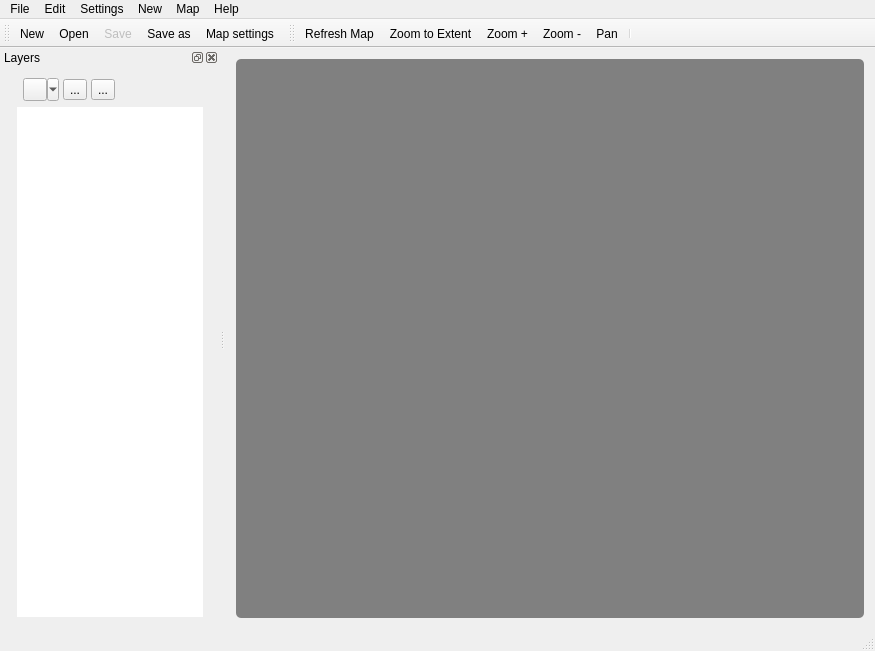
<?xml version="1.0" encoding="UTF-8"?>
<ui version="4.0">
 <class>MainWindow</class>
 <widget class="QMainWindow" name="MainWindow">
  <property name="enabled">
   <bool>true</bool>
  </property>
  <property name="geometry">
   <rect>
    <x>0</x>
    <y>0</y>
    <width>875</width>
    <height>651</height>
   </rect>
  </property>
  <property name="sizePolicy">
   <sizepolicy hsizetype="Expanding" vsizetype="Expanding">
    <horstretch>0</horstretch>
    <verstretch>0</verstretch>
   </sizepolicy>
  </property>
  <property name="minimumSize">
   <size>
    <width>500</width>
    <height>500</height>
   </size>
  </property>
  <property name="focusPolicy">
   <enum>Qt::StrongFocus</enum>
  </property>
  <property name="windowTitle">
   <string>Mapfile Editor</string>
  </property>
  <property name="autoFillBackground">
   <bool>true</bool>
  </property>
  <property name="styleSheet">
   <string notr="true">QTabBar::tab {
    border: 1px solid #C2C7CB;
/*    border-bottom: 0px;*/
    border-bottom-color: #C2C7CB;/* same as the pane color */
    border-top-left-radius: 4px;
    border-top-right-radius: 4px;
    min-width: 8ex;
    padding: 3px;
}</string>
  </property>
  <property name="iconSize">
   <size>
    <width>20</width>
    <height>20</height>
   </size>
  </property>
  <property name="documentMode">
   <bool>false</bool>
  </property>
  <property name="dockNestingEnabled">
   <bool>true</bool>
  </property>
  <property name="unifiedTitleAndToolBarOnMac">
   <bool>false</bool>
  </property>
  <widget class="QWidget" name="centralwidget">
   <layout class="QGridLayout" name="gridLayout_3">
    <item row="0" column="0">
     <layout class="QVBoxLayout" name="MainLocation">
      <property name="sizeConstraint">
       <enum>QLayout::SetMaximumSize</enum>
      </property>
      <item>
       <widget class="QGraphicsView" name="mf_preview">
        <property name="enabled">
         <bool>true</bool>
        </property>
        <property name="sizePolicy">
         <sizepolicy hsizetype="Expanding" vsizetype="Expanding">
          <horstretch>0</horstretch>
          <verstretch>0</verstretch>
         </sizepolicy>
        </property>
        <property name="minimumSize">
         <size>
          <width>500</width>
          <height>400</height>
         </size>
        </property>
        <property name="maximumSize">
         <size>
          <width>16777215</width>
          <height>16777215</height>
         </size>
        </property>
        <property name="baseSize">
         <size>
          <width>500</width>
          <height>500</height>
         </size>
        </property>
        <property name="focusPolicy">
         <enum>Qt::NoFocus</enum>
        </property>
        <property name="styleSheet">
         <string notr="true">#mf_preview {
  border-radius: 5px;
  background-color: grey;
}</string>
        </property>
        <property name="verticalScrollBarPolicy">
         <enum>Qt::ScrollBarAlwaysOff</enum>
        </property>
        <property name="horizontalScrollBarPolicy">
         <enum>Qt::ScrollBarAlwaysOff</enum>
        </property>
        <property name="sizeAdjustPolicy">
         <enum>QAbstractScrollArea::AdjustIgnored</enum>
        </property>
       </widget>
      </item>
     </layout>
    </item>
   </layout>
  </widget>
  <widget class="QMenuBar" name="menubar">
   <property name="geometry">
    <rect>
     <x>0</x>
     <y>0</y>
     <width>875</width>
     <height>20</height>
    </rect>
   </property>
   <property name="focusPolicy">
    <enum>Qt::StrongFocus</enum>
   </property>
   <property name="defaultUp">
    <bool>false</bool>
   </property>
   <property name="nativeMenuBar">
    <bool>false</bool>
   </property>
   <widget class="QMenu" name="menuFile">
    <property name="focusPolicy">
     <enum>Qt::TabFocus</enum>
    </property>
    <property name="tearOffEnabled">
     <bool>false</bool>
    </property>
    <property name="title">
     <string>File</string>
    </property>
    <addaction name="actionNew"/>
    <addaction name="actionOpen"/>
    <addaction name="actionOpen_Recent_mapfile"/>
    <addaction name="actionSaveAs"/>
    <addaction name="actionSave"/>
    <addaction name="actionImport"/>
    <addaction name="separator"/>
    <addaction name="actionExit"/>
   </widget>
   <widget class="QMenu" name="menuHelp">
    <property name="title">
     <string>Help</string>
    </property>
    <addaction name="actionHelp"/>
    <addaction name="actionAbout"/>
   </widget>
   <widget class="QMenu" name="menuNew">
    <property name="title">
     <string>New</string>
    </property>
    <widget class="QMenu" name="menuLayer_object">
     <property name="title">
      <string>Layer object</string>
     </property>
     <addaction name="actionVector"/>
     <addaction name="actionRaster"/>
     <addaction name="actionDiagram"/>
     <addaction name="actionFeature"/>
     <addaction name="actionGrid"/>
    </widget>
    <addaction name="menuLayer_object"/>
   </widget>
   <widget class="QMenu" name="menuSetting">
    <property name="title">
     <string>Settings</string>
    </property>
    <addaction name="actionOptions"/>
    <addaction name="separator"/>
    <addaction name="actionMapSetting"/>
    <addaction name="actionSymbol"/>
    <addaction name="actionFont"/>
   </widget>
   <widget class="QMenu" name="menuMap">
    <property name="title">
     <string>Map</string>
    </property>
    <addaction name="actionRefresh"/>
    <addaction name="actionZoom_to_Extent"/>
    <addaction name="actionZoom"/>
    <addaction name="actionZoom_2"/>
    <addaction name="actionPan"/>
   </widget>
   <widget class="QMenu" name="menuEdit">
    <property name="title">
     <string>Edit</string>
    </property>
    <addaction name="actionUndo"/>
    <addaction name="actionRedo"/>
    <addaction name="actionShowUndoStack"/>
   </widget>
   <addaction name="menuFile"/>
   <addaction name="menuEdit"/>
   <addaction name="menuSetting"/>
   <addaction name="menuNew"/>
   <addaction name="menuMap"/>
   <addaction name="menuHelp"/>
  </widget>
  <widget class="QStatusBar" name="statusbar"/>
  <widget class="QToolBar" name="fileToolBar">
   <property name="enabled">
    <bool>true</bool>
   </property>
   <property name="sizePolicy">
    <sizepolicy hsizetype="MinimumExpanding" vsizetype="Fixed">
     <horstretch>0</horstretch>
     <verstretch>0</verstretch>
    </sizepolicy>
   </property>
   <property name="minimumSize">
    <size>
     <width>0</width>
     <height>0</height>
    </size>
   </property>
   <property name="maximumSize">
    <size>
     <width>16777215</width>
     <height>30</height>
    </size>
   </property>
   <property name="sizeIncrement">
    <size>
     <width>25</width>
     <height>40</height>
    </size>
   </property>
   <property name="baseSize">
    <size>
     <width>25</width>
     <height>40</height>
    </size>
   </property>
   <property name="acceptDrops">
    <bool>true</bool>
   </property>
   <property name="windowTitle">
    <string>filetools</string>
   </property>
   <property name="allowedAreas">
    <set>Qt::AllToolBarAreas</set>
   </property>
   <property name="iconSize">
    <size>
     <width>20</width>
     <height>25</height>
    </size>
   </property>
   <property name="floatable">
    <bool>false</bool>
   </property>
   <attribute name="toolBarArea">
    <enum>TopToolBarArea</enum>
   </attribute>
   <attribute name="toolBarBreak">
    <bool>false</bool>
   </attribute>
   <addaction name="actionNew"/>
   <addaction name="actionOpen"/>
   <addaction name="actionSave"/>
   <addaction name="actionSaveAs"/>
   <addaction name="actionMapSetting"/>
  </widget>
  <widget class="QToolBar" name="mapToolBar">
   <property name="minimumSize">
    <size>
     <width>0</width>
     <height>0</height>
    </size>
   </property>
   <property name="maximumSize">
    <size>
     <width>16777215</width>
     <height>30</height>
    </size>
   </property>
   <property name="windowTitle">
    <string>toolBar</string>
   </property>
   <property name="iconSize">
    <size>
     <width>25</width>
     <height>25</height>
    </size>
   </property>
   <attribute name="toolBarArea">
    <enum>TopToolBarArea</enum>
   </attribute>
   <attribute name="toolBarBreak">
    <bool>false</bool>
   </attribute>
   <addaction name="actionRefresh"/>
   <addaction name="actionZoom_to_Extent"/>
   <addaction name="actionZoom"/>
   <addaction name="actionZoom_2"/>
   <addaction name="actionPan"/>
   <addaction name="separator"/>
  </widget>
  <widget class="QDockWidget" name="layersList">
   <property name="sizePolicy">
    <sizepolicy hsizetype="Expanding" vsizetype="Expanding">
     <horstretch>0</horstretch>
     <verstretch>0</verstretch>
    </sizepolicy>
   </property>
   <property name="minimumSize">
    <size>
     <width>219</width>
     <height>500</height>
    </size>
   </property>
   <property name="maximumSize">
    <size>
     <width>16777215</width>
     <height>16777215</height>
    </size>
   </property>
   <property name="baseSize">
    <size>
     <width>219</width>
     <height>500</height>
    </size>
   </property>
   <property name="styleSheet">
    <string notr="true">#layersList {
  width: 100%;
  height: 100%;
}</string>
   </property>
   <property name="floating">
    <bool>false</bool>
   </property>
   <property name="features">
    <set>QDockWidget::AllDockWidgetFeatures</set>
   </property>
   <property name="allowedAreas">
    <set>Qt::LeftDockWidgetArea|Qt::RightDockWidgetArea</set>
   </property>
   <property name="windowTitle">
    <string>Layers</string>
   </property>
   <attribute name="dockWidgetArea">
    <number>1</number>
   </attribute>
   <widget class="QWidget" name="dockWidgetContents">
    <property name="sizePolicy">
     <sizepolicy hsizetype="Expanding" vsizetype="Expanding">
      <horstretch>0</horstretch>
      <verstretch>0</verstretch>
     </sizepolicy>
    </property>
    <property name="minimumSize">
     <size>
      <width>200</width>
      <height>0</height>
     </size>
    </property>
    <property name="maximumSize">
     <size>
      <width>800</width>
      <height>16777215</height>
     </size>
    </property>
    <widget class="QWidget" name="verticalLayoutWidget">
     <property name="geometry">
      <rect>
       <x>6</x>
       <y>0</y>
       <width>197</width>
       <height>561</height>
      </rect>
     </property>
     <layout class="QVBoxLayout" name="verticalLayout" stretch="0,0">
      <property name="sizeConstraint">
       <enum>QLayout::SetMaximumSize</enum>
      </property>
      <item>
       <layout class="QHBoxLayout" name="layersToolbarLayout">
        <property name="spacing">
         <number>4</number>
        </property>
        <property name="leftMargin">
         <number>6</number>
        </property>
        <property name="rightMargin">
         <number>6</number>
        </property>
        <item>
         <widget class="QToolButton" name="mf_addlayer">
          <property name="minimumSize">
           <size>
            <width>0</width>
            <height>0</height>
           </size>
          </property>
          <property name="maximumSize">
           <size>
            <width>40</width>
            <height>16777215</height>
           </size>
          </property>
          <property name="text">
           <string/>
          </property>
          <property name="icon">
           <iconset resource="resources.qrc">
            <normaloff>:/ui/images/icons/document-new.png</normaloff>:/ui/images/icons/document-new.png</iconset>
          </property>
          <property name="popupMode">
           <enum>QToolButton::MenuButtonPopup</enum>
          </property>
          <property name="toolButtonStyle">
           <enum>Qt::ToolButtonIconOnly</enum>
          </property>
          <property name="autoRaise">
           <bool>false</bool>
          </property>
          <property name="arrowType">
           <enum>Qt::NoArrow</enum>
          </property>
         </widget>
        </item>
        <item>
         <widget class="QToolButton" name="mf_editLayer">
          <property name="text">
           <string>...</string>
          </property>
          <property name="icon">
           <iconset resource="resources.qrc">
            <normaloff>:/ui/images/icons/document-edit.png</normaloff>:/ui/images/icons/document-edit.png</iconset>
          </property>
         </widget>
        </item>
        <item>
         <widget class="QToolButton" name="mf_removelayer">
          <property name="text">
           <string>...</string>
          </property>
          <property name="icon">
           <iconset resource="resources.qrc">
            <normaloff>:/ui/images/icons/document-close.png</normaloff>:/ui/images/icons/document-close.png</iconset>
          </property>
         </widget>
        </item>
        <item>
         <spacer name="horizontalSpacer">
          <property name="orientation">
           <enum>Qt::Horizontal</enum>
          </property>
          <property name="sizeHint" stdset="0">
           <size>
            <width>40</width>
            <height>20</height>
           </size>
          </property>
         </spacer>
        </item>
       </layout>
      </item>
      <item>
       <widget class="QTreeView" name="mf_structure">
        <property name="minimumSize">
         <size>
          <width>195</width>
          <height>500</height>
         </size>
        </property>
        <property name="maximumSize">
         <size>
          <width>16777215</width>
          <height>16777215</height>
         </size>
        </property>
        <property name="baseSize">
         <size>
          <width>195</width>
          <height>500</height>
         </size>
        </property>
        <property name="styleSheet">
         <string notr="true">#mf_structure {
  height:100%;
  border-radius: 5px;
}</string>
        </property>
        <property name="frameShape">
         <enum>QFrame::StyledPanel</enum>
        </property>
        <property name="frameShadow">
         <enum>QFrame::Plain</enum>
        </property>
        <property name="horizontalScrollBarPolicy">
         <enum>Qt::ScrollBarAsNeeded</enum>
        </property>
        <property name="sizeAdjustPolicy">
         <enum>QAbstractScrollArea::AdjustToContents</enum>
        </property>
        <property name="editTriggers">
         <set>QAbstractItemView::CurrentChanged|QAbstractItemView::DoubleClicked|QAbstractItemView::EditKeyPressed</set>
        </property>
        <property name="alternatingRowColors">
         <bool>true</bool>
        </property>
        <property name="verticalScrollMode">
         <enum>QAbstractItemView::ScrollPerPixel</enum>
        </property>
        <property name="uniformRowHeights">
         <bool>true</bool>
        </property>
        <property name="animated">
         <bool>true</bool>
        </property>
        <property name="wordWrap">
         <bool>true</bool>
        </property>
        <property name="headerHidden">
         <bool>true</bool>
        </property>
       </widget>
      </item>
     </layout>
    </widget>
   </widget>
  </widget>
  <action name="actionNew">
   <property name="icon">
    <iconset resource="resources.qrc">
     <normaloff>:/ui/images/icons/document-new.png</normaloff>:/ui/images/icons/document-new.png</iconset>
   </property>
   <property name="text">
    <string>New</string>
   </property>
   <property name="shortcut">
    <string>Ctrl+N</string>
   </property>
  </action>
  <action name="actionOpen">
   <property name="icon">
    <iconset resource="resources.qrc">
     <normaloff>:/ui/images/icons/document-open.png</normaloff>:/ui/images/icons/document-open.png</iconset>
   </property>
   <property name="text">
    <string>Open</string>
   </property>
   <property name="shortcut">
    <string>Ctrl+O</string>
   </property>
  </action>
  <action name="actionExit">
   <property name="text">
    <string>Exit</string>
   </property>
   <property name="shortcut">
    <string>Ctrl+Q</string>
   </property>
  </action>
  <action name="actionHelp">
   <property name="text">
    <string>Help</string>
   </property>
   <property name="shortcut">
    <string>F1</string>
   </property>
  </action>
  <action name="actionAbout">
   <property name="text">
    <string>About</string>
   </property>
  </action>
  <action name="actionStyle_Object">
   <property name="text">
    <string>Style Object</string>
   </property>
  </action>
  <action name="actionClass_object">
   <property name="text">
    <string>Class object</string>
   </property>
  </action>
  <action name="actionSymbol">
   <property name="text">
    <string>Symbol</string>
   </property>
  </action>
  <action name="actionFont">
   <property name="text">
    <string>Font</string>
   </property>
  </action>
  <action name="actionSave">
   <property name="enabled">
    <bool>false</bool>
   </property>
   <property name="icon">
    <iconset resource="resources.qrc">
     <normaloff>:/ui/images/icons/document-save.png</normaloff>:/ui/images/icons/document-save.png</iconset>
   </property>
   <property name="text">
    <string>Save</string>
   </property>
   <property name="shortcut">
    <string>Ctrl+S</string>
   </property>
  </action>
  <action name="actionMapSetting">
   <property name="icon">
    <iconset resource="resources.qrc">
     <normaloff>:/ui/images/icons/tools-wizard.png</normaloff>:/ui/images/icons/tools-wizard.png</iconset>
   </property>
   <property name="text">
    <string>Map settings</string>
   </property>
   <property name="shortcut">
    <string>Ctrl+T</string>
   </property>
  </action>
  <action name="actionSaveAs">
   <property name="enabled">
    <bool>true</bool>
   </property>
   <property name="icon">
    <iconset resource="resources.qrc">
     <normaloff>:/ui/images/icons/document-save.png</normaloff>:/ui/images/icons/document-save.png</iconset>
   </property>
   <property name="text">
    <string>Save as ...</string>
   </property>
   <property name="shortcut">
    <string>Ctrl+Shift+S</string>
   </property>
  </action>
  <action name="actionUndo">
   <property name="text">
    <string>Undo</string>
   </property>
   <property name="shortcut">
    <string>Ctrl+Z</string>
   </property>
  </action>
  <action name="actionRedo">
   <property name="text">
    <string>Redo</string>
   </property>
   <property name="shortcut">
    <string>Ctrl+R</string>
   </property>
  </action>
  <action name="actionOptions">
   <property name="text">
    <string>Options</string>
   </property>
  </action>
  <action name="actionOpen_Recent_mapfile">
   <property name="text">
    <string>Last mapfile</string>
   </property>
  </action>
  <action name="actionRefresh">
   <property name="icon">
    <iconset resource="resources.qrc">
     <normaloff>:/ui/images/icons/document-preview.png</normaloff>:/ui/images/icons/document-preview.png</iconset>
   </property>
   <property name="text">
    <string>Refresh Map</string>
   </property>
   <property name="shortcut">
    <string>F5</string>
   </property>
  </action>
  <action name="actionZoom_to_Extent">
   <property name="icon">
    <iconset resource="resources.qrc">
     <normaloff>:/ui/images/icons/zoom-original.png</normaloff>:/ui/images/icons/zoom-original.png</iconset>
   </property>
   <property name="text">
    <string>Zoom to Extent</string>
   </property>
  </action>
  <action name="actionZoom">
   <property name="checkable">
    <bool>true</bool>
   </property>
   <property name="icon">
    <iconset resource="resources.qrc">
     <normaloff>:/ui/images/icons/zoom-in.png</normaloff>:/ui/images/icons/zoom-in.png</iconset>
   </property>
   <property name="text">
    <string>Zoom +</string>
   </property>
  </action>
  <action name="actionZoom_2">
   <property name="checkable">
    <bool>true</bool>
   </property>
   <property name="icon">
    <iconset resource="resources.qrc">
     <normaloff>:/ui/images/icons/zoom-out.png</normaloff>:/ui/images/icons/zoom-out.png</iconset>
   </property>
   <property name="text">
    <string>Zoom -</string>
   </property>
  </action>
  <action name="actionPan">
   <property name="checkable">
    <bool>true</bool>
   </property>
   <property name="icon">
    <iconset resource="resources.qrc">
     <normaloff>:/ui/images/icons/transform-move.png</normaloff>:/ui/images/icons/transform-move.png</iconset>
   </property>
   <property name="text">
    <string>Pan</string>
   </property>
  </action>
  <action name="actionImport">
   <property name="text">
    <string>Import</string>
   </property>
  </action>
  <action name="actionShowUndoStack">
   <property name="text">
    <string>&amp;Show Undo stack</string>
   </property>
  </action>
  <action name="actionNew_vector_layer">
   <property name="icon">
    <iconset resource="resources.qrc">
     <normaloff>:/ui/images/icons/document-new.png</normaloff>:/ui/images/icons/document-new.png</iconset>
   </property>
   <property name="text">
    <string>new vector layer</string>
   </property>
  </action>
  <action name="actionNew_raster_layer">
   <property name="icon">
    <iconset resource="resources.qrc">
     <normaloff>:/ui/images/icons/document-new.png</normaloff>:/ui/images/icons/document-new.png</iconset>
   </property>
   <property name="text">
    <string>new raster layer</string>
   </property>
  </action>
  <action name="actionVector">
   <property name="text">
    <string>Vector</string>
   </property>
  </action>
  <action name="actionRaster">
   <property name="text">
    <string>Raster</string>
   </property>
  </action>
  <action name="actionDiagram">
   <property name="text">
    <string>Diagram</string>
   </property>
  </action>
  <action name="actionFeature">
   <property name="text">
    <string>Feature</string>
   </property>
  </action>
  <action name="actionGrid">
   <property name="text">
    <string>Grid</string>
   </property>
  </action>
 </widget>
 <layoutdefault spacing="6" margin="11"/>
 <resources>
  <include location="resources.qrc"/>
 </resources>
 <connections>
  <connection>
   <sender>actionExit</sender>
   <signal>triggered()</signal>
   <receiver>MainWindow</receiver>
   <slot>close()</slot>
   <hints>
    <hint type="sourcelabel">
     <x>109</x>
     <y>339</y>
    </hint>
    <hint type="destinationlabel">
     <x>399</x>
     <y>299</y>
    </hint>
   </hints>
  </connection>
 </connections>
</ui>
